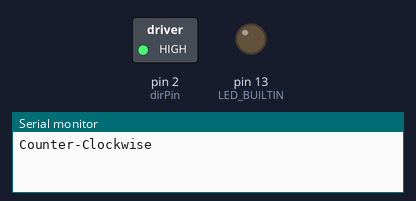
The sketch below on a simulated Arduino Uno, built with avr-gcc and run on an emulated ATmega328P. Shown: switched loads named in the sketch (green lamp = pin HIGH), output pins drawn as LEDs (lit = HIGH), the last lines printed to the serial monitor. Pins used as bus, display or sensor lines are not drawn.

Above: at 1.0 s.
At 3.0 s:
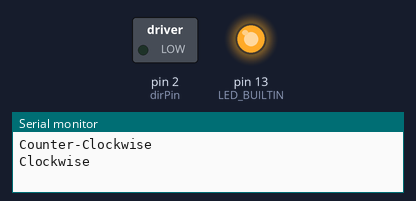
Timing chart, 0 to 5.4 s (numbered marks = the images above):
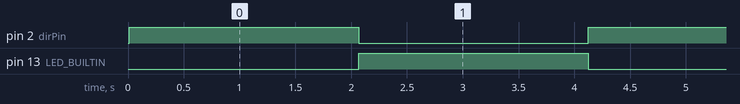

Measured:
- by itself, pin 2 (dirPin), pin 13 (LED_BUILTIN): alternates HIGH for 2.1 s and LOW for 2.1 s

The sketch:

tutorial_sample_code.ino
```cpp
/*     Simple Stepper Motor Control Exaple Code
 *
 *  by Dejan Nedelkovski, www.HowToMechatronics.com
 *  altered by Mathias Olsen
 */
// defines pins numbers
const int stepPin = 0;
const int dirPin = 2;

void setup() {
  // Sets the two pins as Outputs
  pinMode(stepPin,OUTPUT);
  pinMode(dirPin,OUTPUT);
  Serial.begin(115200);
  delay(10); //Vent, elers går det for hurtigt
}
void loop() {
  pinMode(LED_BUILTIN, OUTPUT);
  digitalWrite(LED_BUILTIN, 0);
  Serial.println("Counter-Clockwise");
  digitalWrite(dirPin,HIGH); // Enables the motor to move in a particular direction
  // Makes 200 pulses for making one full cycle rotation
  for(int x = 0; x < 1050; x++) {
    digitalWrite(stepPin,HIGH);
    delayMicroseconds(500);
    digitalWrite(stepPin,LOW);
    delayMicroseconds(500);
  }
  delay(1000); // One second delay

  pinMode(LED_BUILTIN, OUTPUT);
  digitalWrite(LED_BUILTIN, 1);
  Serial.println("Clockwise");
  digitalWrite(dirPin,LOW); //Changes the rotations direction
  // Makes 400 pulses for making two full cycle rotation
  for(int x = 0; x < 1050; x++) {
    digitalWrite(stepPin,HIGH);
    delayMicroseconds(500);
    digitalWrite(stepPin,LOW);
    delayMicroseconds(500);
  }
  delay(1000);
}
```
